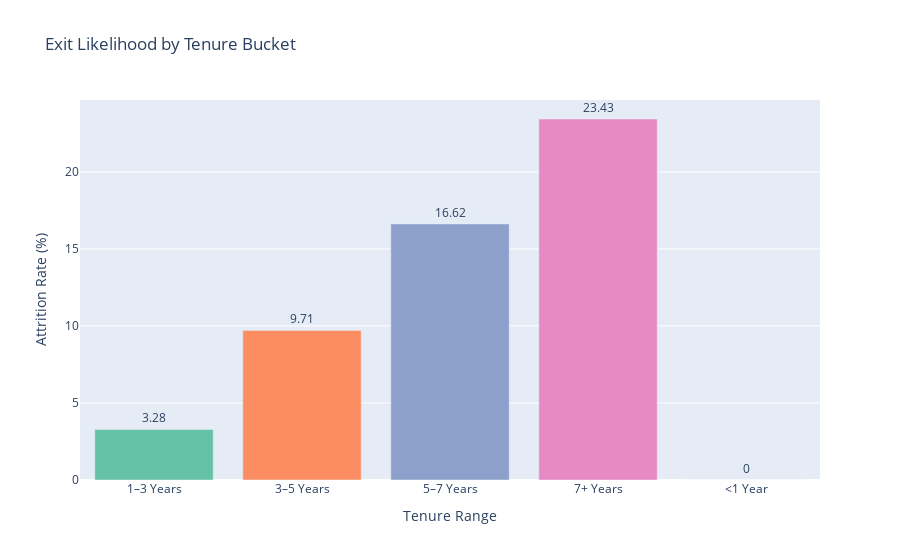

Notebook code for this chart:
### Code cell
fig_exlike = px.bar(
    tenure_exit_stats,
    x="tenure_bucket",
    y="attrition_rate",
    text="attrition_rate",
    color="tenure_bucket",
    title="Exit Likelihood by Tenure Bucket",
    labels={"tenure_bucket": "Tenure Range", "attrition_rate": "Attrition Rate (%)"},
    color_discrete_sequence=px.colors.qualitative.Set2
)
fig_exlike.update_traces(textposition="outside")
fig_exlike.update_layout(showlegend=False)
fig_exlike.show()

### Figure 1 — Plotly figure (JSON) as saved in the notebook; plotly's stock layout.template omitted (floating-point values rounded to 4 significant figures)
{"data": [{"hovertemplate": "Tenure Range=%{x}<br>Attrition Rate (%)=%{text}<extra></extra>", "legendgroup": "1–3 Years", "marker": {"color": "rgb(102,194,165)", "pattern": {"shape": ""}}, "name": "1–3 Years", "orientation": "v", "showlegend": true, "text": [3.28], "textposition": "outside", "type": "bar", "x": ["1–3 Years"], "xaxis": "x", "y": [3.28], "yaxis": "y"}, {"hovertemplate": "Tenure Range=%{x}<br>Attrition Rate (%)=%{text}<extra></extra>", "legendgroup": "3–5 Years", "marker": {"color": "rgb(252,141,98)", "pattern": {"shape": ""}}, "name": "3–5 Years", "orientation": "v", "showlegend": true, "text": [9.71], "textposition": "outside", "type": "bar", "x": ["3–5 Years"], "xaxis": "x", "y": [9.71], "yaxis": "y"}, {"hovertemplate": "Tenure Range=%{x}<br>Attrition Rate (%)=%{text}<extra></extra>", "legendgroup": "5–7 Years", "marker": {"color": "rgb(141,160,203)", "pattern": {"shape": ""}}, "name": "5–7 Years", "orientation": "v", "showlegend": true, "text": [16.62], "textposition": "outside", "type": "bar", "x": ["5–7 Years"], "xaxis": "x", "y": [16.62], "yaxis": "y"}, {"hovertemplate": "Tenure Range=%{x}<br>Attrition Rate (%)=%{text}<extra></extra>", "legendgroup": "7+ Years", "marker": {"color": "rgb(231,138,195)", "pattern": {"shape": ""}}, "name": "7+ Years", "orientation": "v", "showlegend": true, "text": [23.43], "textposition": "outside", "type": "bar", "x": ["7+ Years"], "xaxis": "x", "y": [23.43], "yaxis": "y"}, {"hovertemplate": "Tenure Range=%{x}<br>Attrition Rate (%)=%{text}<extra></extra>", "legendgroup": "<1 Year", "marker": {"color": "rgb(166,216,84)", "pattern": {"shape": ""}}, "name": "<1 Year", "orientation": "v", "showlegend": true, "text": [0.0], "textposition": "outside", "type": "bar", "x": ["<1 Year"], "xaxis": "x", "y": [0.0], "yaxis": "y"}], "layout": {"barmode": "relative", "legend": {"title": {"text": "Tenure Range"}, "tracegroupgap": 0}, "showlegend": false, "title": {"text": "Exit Likelihood by Tenure Bucket"}, "xaxis": {"anchor": "y", "categoryarray": ["1–3 Years", "3–5 Years", "5–7 Years", "7+ Years", "<1 Year"], "categoryorder": "array", "domain": [0, 1], "title": {"text": "Tenure Range"}}, "yaxis": {"anchor": "x", "domain": [0, 1], "title": {"text": "Attrition Rate (%)"}}}}
